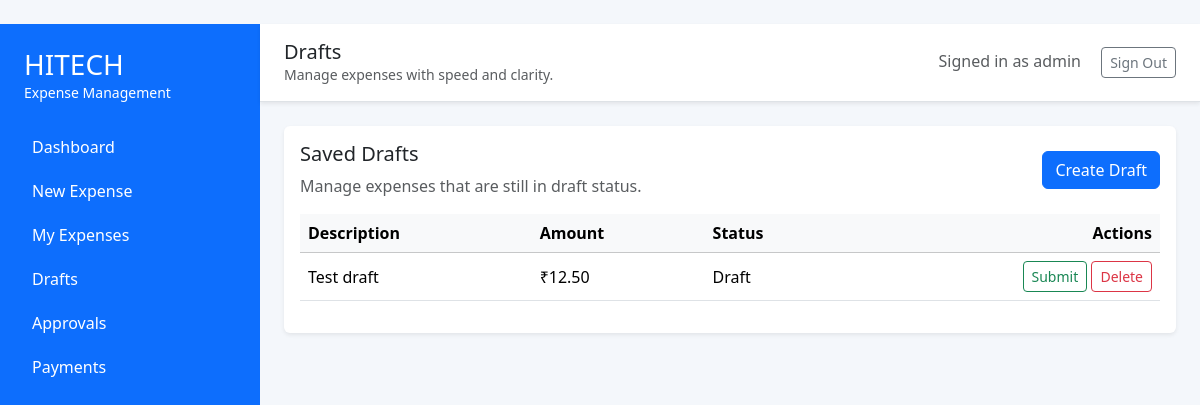
/drafts (signed in), run on the app's committed database.
### src/models/database.py (models this page shows)
class Expense(Base):
    __tablename__ = 'expenses'
    id = Column(Integer, primary_key=True)
    user_id = Column(Integer, ForeignKey('users.id'), nullable=False)
    amount = Column(Float, nullable=False)
    description = Column(String, nullable=False)
    status = Column(String, default='Pending')

### src/views/drafts_view.py (the view)
@drafts_view.route('/drafts')
def view_drafts():
    if 'user_id' not in session:
        flash('Please log in to view drafts.', 'warning')
        return redirect(url_for('auth.login'))
    drafts = db.get_drafts_by_user(session['user_id'])
    return render_template('drafts.html', drafts=drafts)

### src/main.py (called while the page is built)
@app.teardown_appcontext
def remove_session(exception=None):
    db_session.remove()

### src/models/database.py (called while the page is built)
    def get_drafts_by_user(self, user_id):
        return self.session.query(Expense).filter_by(user_id=user_id, status='Draft').all()

### src/templates/drafts.html (shortened to what this page needs)
﻿{% extends 'base.html' %}
{% block page_title %}Drafts{% endblock %}
{% block content %}
<div class="card shadow-sm border-0">
  <div class="card-body">
    <div class="d-flex justify-content-between align-items-center mb-3">
      <div>
        <h5>Saved Drafts</h5>
        <p class="text-muted mb-0">Manage expenses that are still in draft status.</p>
      </div>
      <a href="{{ url_for('submission_form.submit_expense') }}" class="btn btn-primary">Create Draft</a>
    </div>
    {% if drafts %}
      <div class="table-responsive">
        <table class="table align-middle">
          <thead class="table-light">
            <tr>
              <th>Description</th>
              <th>Amount</th>
              <th>Status</th>
              <th class="text-end">Actions</th>
            </tr>
          </thead>
          <tbody>
            {% for draft in drafts %}
              <tr>
                <td>{{ draft.description }}</td>
                <td>₹{{ '{:.2f}'.format(draft.amount) }}</td>
                <td>{{ draft.status }}</td>
                <td class="text-end">
                  <form method="post" action="{{ url_for('drafts_view.submit_draft', draft_id=draft.id) }}" class="d-inline">
                    <button type="submit" class="btn btn-sm btn-outline-success">Submit</button>
                  </form>
                  <form method="post" action="{{ url_for('drafts_view.delete_draft', draft_id=draft.id) }}" class="d-inline">
                    <button type="submit" class="btn btn-sm btn-outline-danger">Delete</button>
                  </form>
                </td>
              </tr>
            {% endfor %}
          </tbody>
        </table>
      </div>
    {% else %}
      <div class="alert alert-secondary">No drafts found. Start a new expense to save a draft.</div>
    {% endif %}
  </div>
</div>
{% endblock %}

### data on the page
Expense: description "Test draft", amount "12.50", status "Draft"

### other printed values
{{ session.get('role', 'user') }} "admin"
